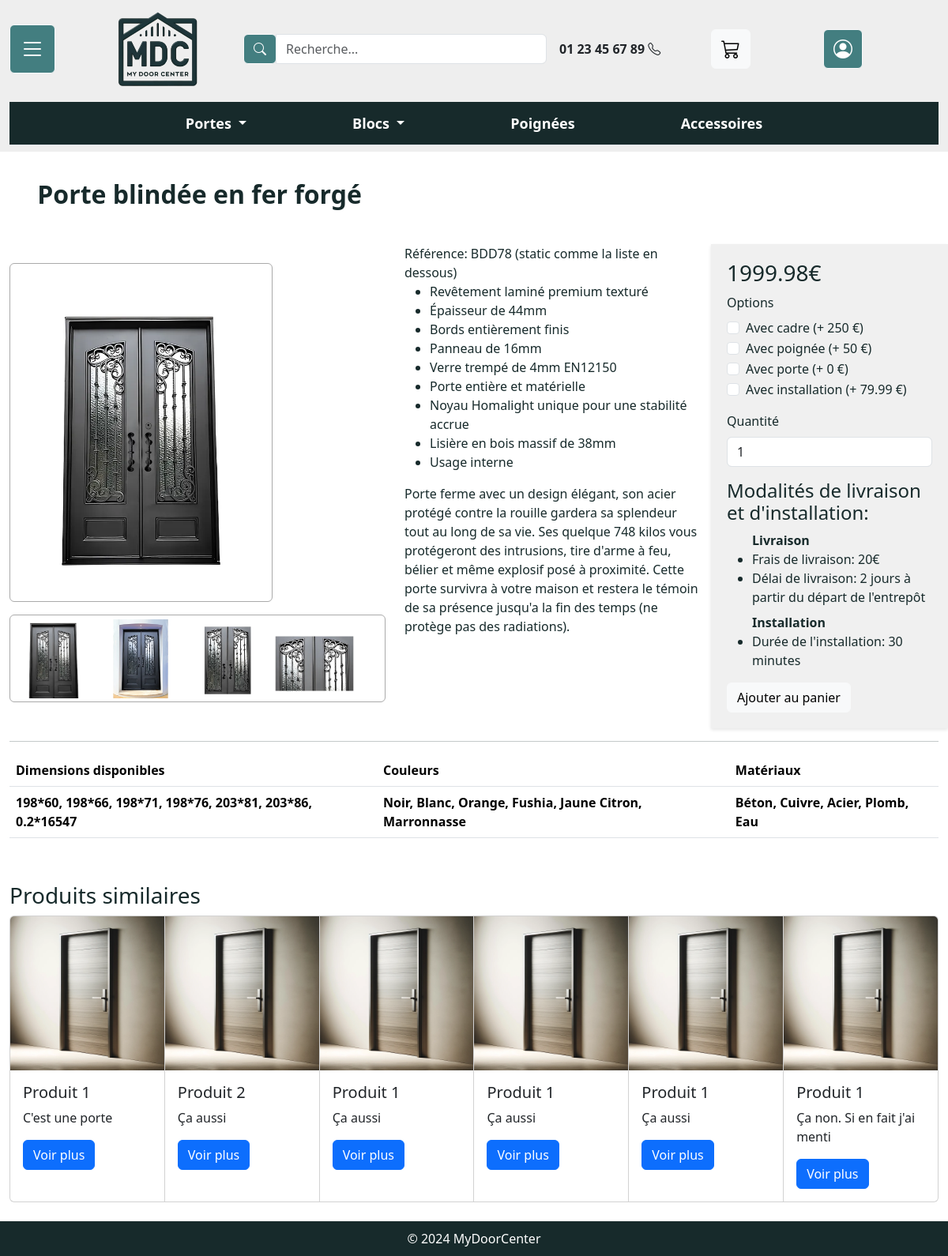
Screenshot of /product.php?id=1 with the database file from the repository.
### tables this page shows
CREATE TABLE Produit (
    id INT PRIMARY KEY AUTO_INCREMENT,
    nom VARCHAR(255),
    type VARCHAR(100),
    prixUnitaire DECIMAL(10, 2),
    description VARCHAR(3000),
    nomImage VARCHAR(255),
    estAuCatalogue BIT NOT NULL DEFAULT 1  
);

CREATE TABLE OptionAchat (
    id INT PRIMARY KEY AUTO_INCREMENT,
    libele VARCHAR(255),
    cout DECIMAL(10, 2),
    typeProduit VARCHAR(100),  
    active BIT NOT NULL DEFAULT 1  
);

### product.php (the view, shortened to what the rows shown need)
<?php
require_once __DIR__ ."/php/Product.php";
$product = Product::constructFromId(intval($_GET["id"]));
?>
<?php include BASE_DIR.'pageTemplate/head.php'; ?>
<body>
    <main class="container-fluid pt-header-xs pt-header-sm pt-header-md pt-header-lg pt-header-xl">
        <div class="row">
            <div class="col-md-12 content">
                <h2 style="padding: 3%;">
                    <strong>
                        <?php echo $product -> getName()?>
                    </strong>
                </h2>
                <div class="row">
                    <div class="col-md-4">
                        Référence: BDD78 (static comme la liste en dessous)
                        <ul>
                            <li>Revêtement laminé premium texturé</li>
                            <li>Épaisseur de 44mm</li>
                            <li>Bords entièrement finis</li>
                            <li>Panneau de 16mm</li>
                            <li>Verre trempé de 4mm EN12150</li>
                            <li>Porte entière et matérielle</li>
                            <li>Noyau Homalight unique pour une stabilité accrue</li>
                            <li>Lisière en bois massif de 38mm</li>
                            <li>Usage interne</li>
                        </ul>
                        <p>
                            <?php echo $product -> getDescription()?>
                        </p>
                    </div>
                    <div class="col-md-3"
                        style="background-color: #f0f0f0; padding: 20px; box-shadow: 0 2px 4px rgba(0,0,0,0.1);">
                        <div class="mb-3">
                            <?php
                                foreach ($product -> getCompatibleBuyingOption() as $option) {
                                    echo
                                    '<div class="form-check">'.
                                        '<input class="form-check-input" type="checkbox" name="optionId" value="'.$option->getId().'" id="option-'.$option->getLibele().'">'.
                                        '<label class="form-check-label" for="optionCadre">'.$option->getLibele().' (+ '.$option->getPrice().' &euro;)</label>'.
                                    '</div>';
                                }
                            ?>
                        </div>
                    </div>
                </div>
                <div>
                    <table class="table">
                        <thead>
                            <tr>
                                <th>Dimensions disponibles</th>
                                <th>Couleurs</th>
                                <th>Matériaux</th>
                            </tr>
                        </thead>
                        <tbody>
                            <tr>
                                <th>198*60, 198*66, 198*71, 198*76, 203*81, 203*86, 0.2*16547</th>
                                <th>Noir, Blanc, Orange, Fushia, Jaune Citron, Marronnasse</th>
                                <th>
                                    <?php
                                        foreach ($product -> getMaterialsName() as $index=>$name) {
                                            if ($index !== 0) echo ", ";
                                            echo $name;
                                        }
                                    ?>
                                </th>
                            </tr>
                        </tbody>
                    </table>
                </div>
                <br style="margin: 5%;">
                <br style="margin: 5%;">
            </div>
        </div>
    </main>
</body>
<?php include BASE_DIR.'pageTemplate/footer.php'; ?>

### rows the page displays
produit: nom "Porte blindée en fer forgé", description "Porte ferme avec un design élégant, son acier protégé contre la rouille gardera sa splendeur tout au long de sa vie. Ses quelque 748 kilos vous protégeront des intrusions, tire d'arme à feu, bélier et même explosif posé à proximité. Cette porte survivra à votre maison et restera le témoin de sa présence jusqu'a la fin des temps (ne protège pas des radiations)."
optionachat: libele "Avec cadre", Price "250"
optionachat: libele "Avec poignée", Price "50"
optionachat: libele "Avec porte", Price "0"
optionachat: libele "Avec installation", cout "79.99"

### other values shown
$name "Béton"
$name "Cuivre"
$name "Acier"
$name "Plomb"
$name "Eau"
